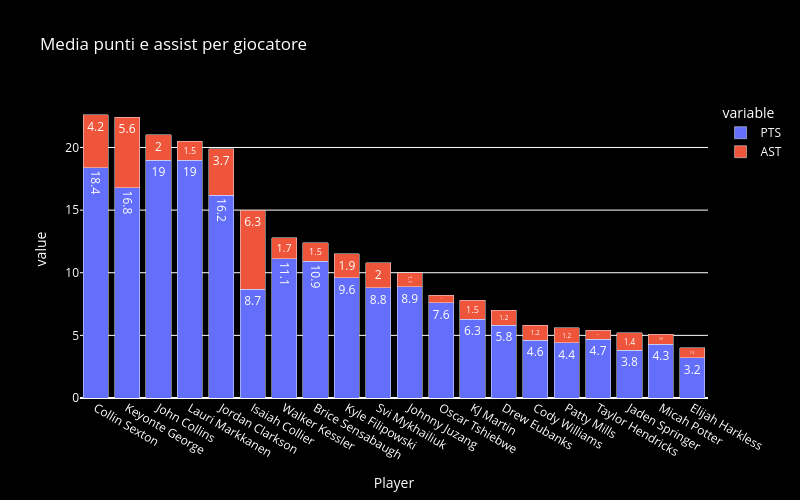

This figure's notebook cell:
### Code cell
fig = px.bar(
    playersptsast,
    x="Player",
    y=["PTS", "AST"],
    barmode="stack",
    width = 800,
    height=500,
    text_auto=True,
    title="Media punti e assist per giocatore"
    
)
fig.update_layout(
    paper_bgcolor='black',
    plot_bgcolor='black',
    font=dict(color='white'),
    xaxis=dict(color='white'),
    yaxis=dict(color='white')
)


fig.update_traces(
    textposition='inside',   # oppure 'outside'
    textfont_size=12
)
fig.update_traces(textfont_color='white')

fig.show()

### Figure 1 — Plotly figure (JSON) as saved in the notebook; plotly's stock layout.template omitted (floating-point values rounded to 4 significant figures)
{"data": [{"hovertemplate": "variable=PTS<br>Player=%{x}<br>value=%{y}<extra></extra>", "legendgroup": "PTS", "marker": {"color": "#636efa", "pattern": {"shape": ""}}, "name": "PTS", "orientation": "v", "showlegend": true, "textfont": {"color": "white", "size": 12}, "textposition": "inside", "texttemplate": "%{y}", "type": "bar", "x": ["Collin Sexton", "Keyonte George", "John Collins", "Lauri Markkanen", "Jordan Clarkson", "Isaiah Collier", "Walker Kessler", "Brice Sensabaugh", "Kyle Filipowski", "Svi Mykhailiuk", "Johnny Juzang", "Oscar Tshiebwe", "KJ Martin", "Drew Eubanks", "Cody Williams", "Patty Mills", "Taylor Hendricks", "Jaden Springer", "Micah Potter", "Elijah Harkless"], "xaxis": "x", "y": [18.4, 16.8, 19.0, 19.0, 16.2, 8.7, 11.1, 10.9, 9.6, 8.8, 8.9, 7.6, 6.3, 5.8, 4.6, 4.4, 4.7, 3.8, 4.3, 3.2], "yaxis": "y"}, {"hovertemplate": "variable=AST<br>Player=%{x}<br>value=%{y}<extra></extra>", "legendgroup": "AST", "marker": {"color": "#EF553B", "pattern": {"shape": ""}}, "name": "AST", "orientation": "v", "showlegend": true, "textfont": {"color": "white", "size": 12}, "textposition": "inside", "texttemplate": "%{y}", "type": "bar", "x": ["Collin Sexton", "Keyonte George", "John Collins", "Lauri Markkanen", "Jordan Clarkson", "Isaiah Collier", "Walker Kessler", "Brice Sensabaugh", "Kyle Filipowski", "Svi Mykhailiuk", "Johnny Juzang", "Oscar Tshiebwe", "KJ Martin", "Drew Eubanks", "Cody Williams", "Patty Mills", "Taylor Hendricks", "Jaden Springer", "Micah Potter", "Elijah Harkless"], "xaxis": "x", "y": [4.2, 5.6, 2.0, 1.5, 3.7, 6.3, 1.7, 1.5, 1.9, 2.0, 1.1, 0.6, 1.5, 1.2, 1.2, 1.2, 0.7, 1.4, 0.8, 0.8], "yaxis": "y"}], "layout": {"barmode": "stack", "font": {"color": "white"}, "height": 500, "legend": {"title": {"text": "variable"}, "tracegroupgap": 0}, "paper_bgcolor": "black", "plot_bgcolor": "black", "title": {"text": "Media punti e assist per giocatore"}, "width": 800, "xaxis": {"anchor": "y", "color": "white", "domain": [0, 1], "title": {"text": "Player"}}, "yaxis": {"anchor": "x", "color": "white", "domain": [0, 1], "title": {"text": "value"}}}}
